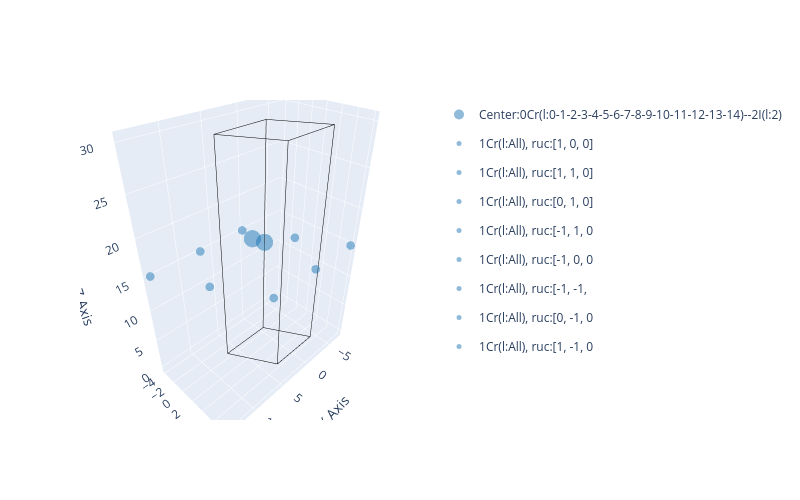

The notebook cell this image was saved under:
### Code cell
CrI3.plot_pairs(group=False)

### Figure 1 — Plotly figure (JSON) as saved in the notebook; plotly's stock layout.template omitted (floating-point values rounded to 4 significant figures)
{"data": [{"marker": {"color": "#1F77B4", "opacity": 0.5, "size": 10}, "mode": "markers", "name": "Center:0Cr(l:0-1-2-3-4-5-6-7-8-9-10-11-12-13-14)--2I(l:2)", "type": "scatter3d", "x": [-5.22e-05, 2.254], "y": [3.006e-05, 0.1384], "z": [15.0, 16.59]}, {"legendgroup": "pair 0Cr(l:0-1-2-3-4-5-6-7-8-9-10-11-12-13-14)--2I(l:2)-1Cr(l:All), ruc:[1, 0, 0]", "marker": {"color": "#1F77B4", "opacity": 0.5, "size": 5}, "mode": "markers", "name": "1Cr(l:All), ruc:[1, 0, 0]", "type": "scatter3d", "x": [10.5], "y": [2.021], "z": [15.0]}, {"legendgroup": "pair 0Cr(l:0-1-2-3-4-5-6-7-8-9-10-11-12-13-14)--2I(l:2)-1Cr(l:All), ruc:[1, 1, 0]", "marker": {"color": "#1F77B4", "opacity": 0.5, "size": 5}, "mode": "markers", "name": "1Cr(l:All), ruc:[1, 1, 0]", "type": "scatter3d", "x": [7.0], "y": [8.083], "z": [15.0]}, {"legendgroup": "pair 0Cr(l:0-1-2-3-4-5-6-7-8-9-10-11-12-13-14)--2I(l:2)-1Cr(l:All), ruc:[0, 1, 0]", "marker": {"color": "#1F77B4", "opacity": 0.5, "size": 5}, "mode": "markers", "name": "1Cr(l:All), ruc:[0, 1, 0]", "type": "scatter3d", "x": [5.256e-05], "y": [8.083], "z": [15.0]}, {"legendgroup": "pair 0Cr(l:0-1-2-3-4-5-6-7-8-9-10-11-12-13-14)--2I(l:2)-1Cr(l:All), ruc:[-1, 1, 0", "marker": {"color": "#1F77B4", "opacity": 0.5, "size": 5}, "mode": "markers", "name": "1Cr(l:All), ruc:[-1, 1, 0", "type": "scatter3d", "x": [-7.0], "y": [8.083], "z": [15.0]}, {"legendgroup": "pair 0Cr(l:0-1-2-3-4-5-6-7-8-9-10-11-12-13-14)--2I(l:2)-1Cr(l:All), ruc:[-1, 0, 0", "marker": {"color": "#1F77B4", "opacity": 0.5, "size": 5}, "mode": "markers", "name": "1Cr(l:All), ruc:[-1, 0, 0", "type": "scatter3d", "x": [-3.5], "y": [2.021], "z": [15.0]}, {"legendgroup": "pair 0Cr(l:0-1-2-3-4-5-6-7-8-9-10-11-12-13-14)--2I(l:2)-1Cr(l:All), ruc:[-1, -1, ", "marker": {"color": "#1F77B4", "opacity": 0.5, "size": 5}, "mode": "markers", "name": "1Cr(l:All), ruc:[-1, -1, ", "type": "scatter3d", "x": [5.256e-05], "y": [-4.041], "z": [15.0]}, {"legendgroup": "pair 0Cr(l:0-1-2-3-4-5-6-7-8-9-10-11-12-13-14)--2I(l:2)-1Cr(l:All), ruc:[0, -1, 0", "marker": {"color": "#1F77B4", "opacity": 0.5, "size": 5}, "mode": "markers", "name": "1Cr(l:All), ruc:[0, -1, 0", "type": "scatter3d", "x": [7.0], "y": [-4.041], "z": [15.0]}, {"legendgroup": "pair 0Cr(l:0-1-2-3-4-5-6-7-8-9-10-11-12-13-14)--2I(l:2)-1Cr(l:All), ruc:[1, -1, 0", "marker": {"color": "#1F77B4", "opacity": 0.5, "size": 5}, "mode": "markers", "name": "1Cr(l:All), ruc:[1, -1, 0", "type": "scatter3d", "x": [14.0], "y": [-4.041], "z": [15.0]}, {"line": {"color": "black", "width": 1}, "mode": "lines", "showlegend": false, "type": "scatter3d", "x": [0, 7.0], "y": [0, 0], "z": [0, 0]}, {"line": {"color": "black", "width": 1}, "mode": "lines", "showlegend": false, "type": "scatter3d", "x": [0, -3.5], "y": [0, 6.062], "z": [0, 0]}, {"line": {"color": "black", "width": 1}, "mode": "lines", "showlegend": false, "type": "scatter3d", "x": [0, 0], "y": [0, 0], "z": [0, 30]}, {"line": {"color": "black", "width": 1}, "mode": "lines", "showlegend": false, "type": "scatter3d", "x": [7.0, 3.5], "y": [0, 6.062], "z": [0, 0]}, {"line": {"color": "black", "width": 1}, "mode": "lines", "showlegend": false, "type": "scatter3d", "x": [7.0, 7.0], "y": [0, 0], "z": [0, 30]}, {"line": {"color": "black", "width": 1}, "mode": "lines", "showlegend": false, "type": "scatter3d", "x": [-3.5, 3.5], "y": [6.062, 6.062], "z": [0, 0]}, {"line": {"color": "black", "width": 1}, "mode": "lines", "showlegend": false, "type": "scatter3d", "x": [-3.5, -3.5], "y": [6.062, 6.062], "z": [0, 30]}, {"line": {"color": "black", "width": 1}, "mode": "lines", "showlegend": false, "type": "scatter3d", "x": [0, 7.0], "y": [0, 0], "z": [30, 30]}, {"line": {"color": "black", "width": 1}, "mode": "lines", "showlegend": false, "type": "scatter3d", "x": [0, -3.5], "y": [0, 6.062], "z": [30, 30]}, {"line": {"color": "black", "width": 1}, "mode": "lines", "showlegend": false, "type": "scatter3d", "x": [3.5, 3.5], "y": [6.062, 6.062], "z": [30, 0]}, {"line": {"color": "black", "width": 1}, "mode": "lines", "showlegend": false, "type": "scatter3d", "x": [3.5, 7.0], "y": [6.062, 0], "z": [30, 30]}, {"line": {"color": "black", "width": 1}, "mode": "lines", "showlegend": false, "type": "scatter3d", "x": [3.5, -3.5], "y": [6.062, 6.062], "z": [30, 30]}], "layout": {"autosize": false, "height": 500, "scene": {"aspectmode": "data", "xaxis": {"gridwidth": 1, "showgrid": true, "title": {"text": "X Axis"}}, "yaxis": {"gridwidth": 1, "showgrid": true, "title": {"text": "Y Axis"}}, "zaxis": {"gridwidth": 1, "showgrid": true, "title": {"text": "Z Axis"}}}, "showlegend": true, "title": {}, "width": 800}}
